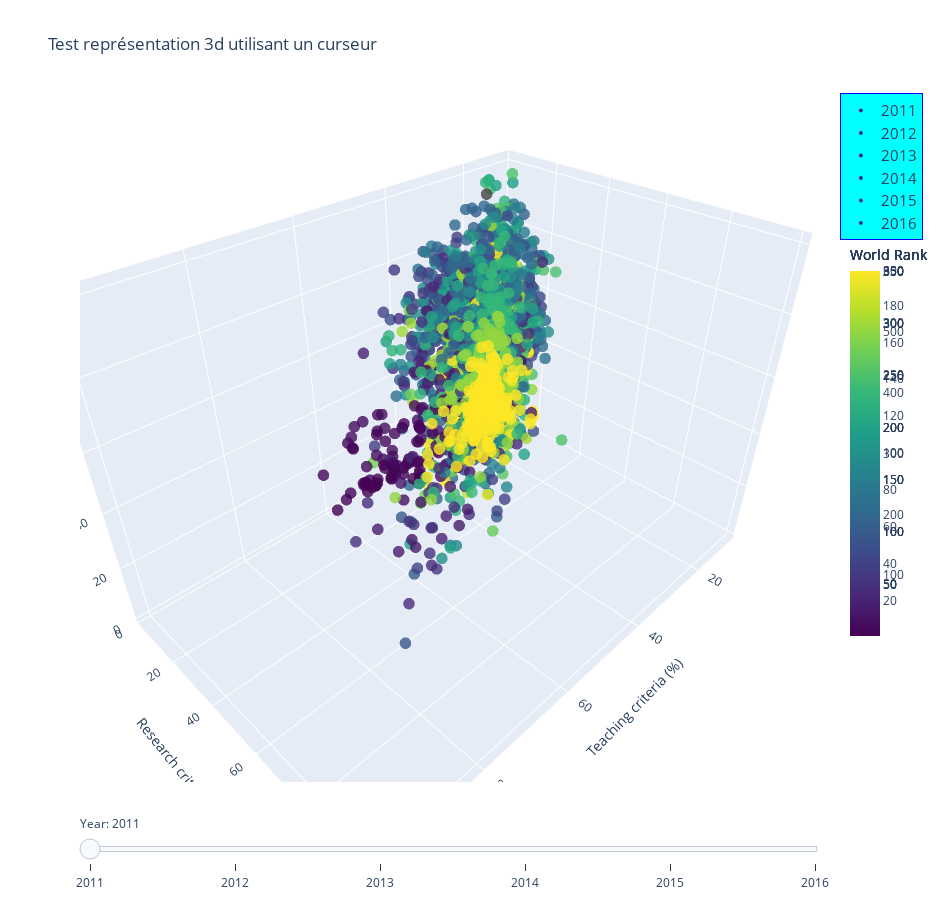

Here is the notebook cell this chart was saved with:
### Markdown cell above
**ILLISIBLE !!!**

### Code cell
#### import plotly.graph_objects as go
import numpy as np

#dfValues[]

# Create figure
fig = go.Figure()

year_val = dfValues_m.year.unique()
x=dfValues_m.teaching
y=dfValues_m.research
z=dfValues_m.citations

# Add traces, one for each slider step
for step in dfValues_m.year.unique():
    fig.add_trace(
        go.Scatter3d(x = x[dfValues_m['year']==step], 
                     y = y[dfValues_m['year']==step], 
                     z = z[dfValues_m['year']==step], 
                     name = str(step), 
                     showlegend = True,
                     mode = 'markers',
                     marker=dict(size = 4, 
                                 colorbar = {'title_text' : 'World Rank',
                                             'len' : 0.6,
                                             'yanchor' : 'middle'
                                            },
                                 color=dfValues_m[dfValues_m['year']==step].world_rank,   # définit la couleur dans un tableau 
                                                                                        # ou une liste de valeurs souhaitées  
                                 colorscale='Viridis',   # choose a colorscale
                                 opacity=0.8),
                     text = dfValues_m.loc[dfValues_m['year']==step, 
                                           ['university_name', 'teaching', 'research', 'citations']],
                     hovertemplate = "<b>University :</b> %{text[0]}<br>" 
                     + "<b>Teaching :</b> %{text[1]} %<br>" + "<b>Research :</b> %{text[2]} %<br>" 
                     + "<b>Citations :</b> %{text[3]} %" #,"<extra></extra>",
                    )
    )
    
    
# Make 1th trace visible
fig.data[0].visible = True

# Create and add slider
years = []
for i in range(len(fig.data)):
    year = {
        'method' : "update",
        'args' : [{"visible": [False] * len(fig.data)}, 
                  {"title": "Slider switched to year " + str(year_val[i])}], # layout attribute
        'label' : str(year_val[i])
        }
    year["args"][0]["visible"][i] = True  # Toggle i'th trace to "visible"
    years.append(year)

sliders = [dict(
    active=0,
    currentvalue={"prefix": "Year: "},
    pad={'l' : 0, 'r' : 0, 'b' : 0, 't': 30},
    steps=years
)]

fig.update_layout(  
    width = 950,
    height = 900,
    sliders =sliders,
    legend = {'y' : 1.01,
              'bgcolor' : 'cyan',
              'bordercolor' : 'blue',
              'borderwidth' : 1,
              'font_size' : 15},
    title = 'Test représentation 3d utilisant un curseur',
    scene = {'aspectmode' : 'manual', 
             'aspectratio_x' : 1.5,
             'aspectratio_y' : 1,
             'aspectratio_z' : 1,
#             'xaxis' : {'title' : {'text' : 'Teaching criteria (%)'}},
#             'yaxis' : {'title' : {'text' : 'Research criteria (%)'}},
#             'zaxis' : {'title' : {'text' : 'Citation criteria (%)'}}
             'xaxis_title' : 'Teaching criteria (%)', # Formulation + simple
             'yaxis_title' : 'Research criteria (%)', # Formulation + simple
             'zaxis_title' : 'Citation criteria (%)'  # Formulation + simple
            } 
)

fig.show()

### Figure 1 — Plotly figure (JSON) as saved in the notebook; plotly's stock layout.template omitted (floating-point values rounded to 4 significant figures; data arrays with more than 128 entries replaced by an {"elided": "..."} marker saying what was removed)
{"data": [{"hovertemplate": "<b>University :</b> %{text[0]}<br><b>Teaching :</b> %{text[1]} %<br><b>Research :</b> %{text[2]} %<br><b>Citations :</b> %{text[3]} %", "marker": {"color": {"elided": "200 int values"}, "colorbar": {"len": 0.6, "title": {"text": "World Rank"}, "yanchor": "middle"}, "colorscale": [[0, "#440154"], [0.1111, "#482878"], [0.2222, "#3e4989"], [0.3333, "#31688e"], [0.4444, "#26828e"], [0.5556, "#1f9e89"], [0.6667, "#35b779"], [0.7778, "#6ece58"], [0.8889, "#b5de2b"], [1, "#fde725"]], "opacity": 0.8, "size": 4}, "mode": "markers", "name": "2011", "showlegend": true, "text": {"elided": "200x4 mixed values"}, "type": "scatter3d", "visible": true, "x": {"elided": "200 float values"}, "y": {"elided": "200 float values"}, "z": {"elided": "200 float values"}}, {"hovertemplate": "<b>University :</b> %{text[0]}<br><b>Teaching :</b> %{text[1]} %<br><b>Research :</b> %{text[2]} %<br><b>Citations :</b> %{text[3]} %", "marker": {"color": {"elided": "402 int values"}, "colorbar": {"len": 0.6, "title": {"text": "World Rank"}, "yanchor": "middle"}, "colorscale": [[0, "#440154"], [0.1111, "#482878"], [0.2222, "#3e4989"], [0.3333, "#31688e"], [0.4444, "#26828e"], [0.5556, "#1f9e89"], [0.6667, "#35b779"], [0.7778, "#6ece58"], [0.8889, "#b5de2b"], [1, "#fde725"]], "opacity": 0.8, "size": 4}, "mode": "markers", "name": "2012", "showlegend": true, "text": {"elided": "402x4 mixed values"}, "type": "scatter3d", "x": {"elided": "402 float values"}, "y": {"elided": "402 float values"}, "z": {"elided": "402 float values"}}, {"hovertemplate": "<b>University :</b> %{text[0]}<br><b>Teaching :</b> %{text[1]} %<br><b>Research :</b> %{text[2]} %<br><b>Citations :</b> %{text[3]} %", "marker": {"color": {"elided": "400 int values"}, "colorbar": {"len": 0.6, "title": {"text": "World Rank"}, "yanchor": "middle"}, "colorscale": [[0, "#440154"], [0.1111, "#482878"], [0.2222, "#3e4989"], [0.3333, "#31688e"], [0.4444, "#26828e"], [0.5556, "#1f9e89"], [0.6667, "#35b779"], [0.7778, "#6ece58"], [0.8889, "#b5de2b"], [1, "#fde725"]], "opacity": 0.8, "size": 4}, "mode": "markers", "name": "2013", "showlegend": true, "text": {"elided": "400x4 mixed values"}, "type": "scatter3d", "x": {"elided": "400 float values"}, "y": {"elided": "400 float values"}, "z": {"elided": "400 float values"}}, {"hovertemplate": "<b>University :</b> %{text[0]}<br><b>Teaching :</b> %{text[1]} %<br><b>Research :</b> %{text[2]} %<br><b>Citations :</b> %{text[3]} %", "marker": {"color": {"elided": "400 int values"}, "colorbar": {"len": 0.6, "title": {"text": "World Rank"}, "yanchor": "middle"}, "colorscale": [[0, "#440154"], [0.1111, "#482878"], [0.2222, "#3e4989"], [0.3333, "#31688e"], [0.4444, "#26828e"], [0.5556, "#1f9e89"], [0.6667, "#35b779"], [0.7778, "#6ece58"], [0.8889, "#b5de2b"], [1, "#fde725"]], "opacity": 0.8, "size": 4}, "mode": "markers", "name": "2014", "showlegend": true, "text": {"elided": "400x4 mixed values"}, "type": "scatter3d", "x": {"elided": "400 float values"}, "y": {"elided": "400 float values"}, "z": {"elided": "400 float values"}}, {"hovertemplate": "<b>University :</b> %{text[0]}<br><b>Teaching :</b> %{text[1]} %<br><b>Research :</b> %{text[2]} %<br><b>Citations :</b> %{text[3]} %", "marker": {"color": {"elided": "401 int values"}, "colorbar": {"len": 0.6, "title": {"text": "World Rank"}, "yanchor": "middle"}, "colorscale": [[0, "#440154"], [0.1111, "#482878"], [0.2222, "#3e4989"], [0.3333, "#31688e"], [0.4444, "#26828e"], [0.5556, "#1f9e89"], [0.6667, "#35b779"], [0.7778, "#6ece58"], [0.8889, "#b5de2b"], [1, "#fde725"]], "opacity": 0.8, "size": 4}, "mode": "markers", "name": "2015", "showlegend": true, "text": {"elided": "401x4 mixed values"}, "type": "scatter3d", "x": {"elided": "401 float values"}, "y": {"elided": "401 float values"}, "z": {"elided": "401 float values"}}, {"hovertemplate": "<b>University :</b> %{text[0]}<br><b>Teaching :</b> %{text[1]} %<br><b>Research :</b> %{text[2]} %<br><b>Citations :</b> %{text[3]} %", "marker": {"color": {"elided": "800 int values"}, "colorbar": {"len": 0.6, "title": {"text": "World Rank"}, "yanchor": "middle"}, "colorscale": [[0, "#440154"], [0.1111, "#482878"], [0.2222, "#3e4989"], [0.3333, "#31688e"], [0.4444, "#26828e"], [0.5556, "#1f9e89"], [0.6667, "#35b779"], [0.7778, "#6ece58"], [0.8889, "#b5de2b"], [1, "#fde725"]], "opacity": 0.8, "size": 4}, "mode": "markers", "name": "2016", "showlegend": true, "text": {"elided": "800x4 mixed values"}, "type": "scatter3d", "x": {"elided": "800 float values"}, "y": {"elided": "800 float values"}, "z": {"elided": "800 float values"}}], "layout": {"height": 900, "legend": {"bgcolor": "cyan", "bordercolor": "blue", "borderwidth": 1, "font": {"size": 15}, "y": 1.01}, "scene": {"aspectmode": "manual", "aspectratio": {"x": 1.5, "y": 1, "z": 1}, "xaxis": {"title": {"text": "Teaching criteria (%)"}}, "yaxis": {"title": {"text": "Research criteria (%)"}}, "zaxis": {"title": {"text": "Citation criteria (%)"}}}, "sliders": [{"active": 0, "currentvalue": {"prefix": "Year: "}, "pad": {"b": 0, "l": 0, "r": 0, "t": 30}, "steps": [{"args": [{"visible": [true, false, false, false, false, false]}, {"title": "Slider switched to year 2011"}], "label": "2011", "method": "update"}, {"args": [{"visible": [false, true, false, false, false, false]}, {"title": "Slider switched to year 2012"}], "label": "2012", "method": "update"}, {"args": [{"visible": [false, false, true, false, false, false]}, {"title": "Slider switched to year 2013"}], "label": "2013", "method": "update"}, {"args": [{"visible": [false, false, false, true, false, false]}, {"title": "Slider switched to year 2014"}], "label": "2014", "method": "update"}, {"args": [{"visible": [false, false, false, false, true, false]}, {"title": "Slider switched to year 2015"}], "label": "2015", "method": "update"}, {"args": [{"visible": [false, false, false, false, false, true]}, {"title": "Slider switched to year 2016"}], "label": "2016", "method": "update"}]}], "title": {"text": "Test représentation 3d utilisant un curseur"}, "width": 950}}
